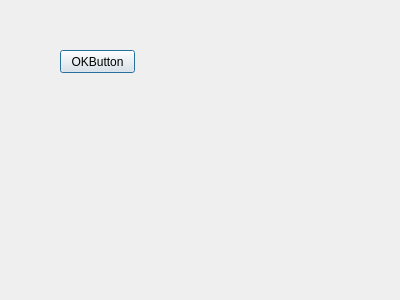
<?xml version="1.0" encoding="UTF-8"?>
<ui version="4.0">
 <class>mainDialog</class>
 <widget class="QDialog" name="mainDialog">
  <property name="geometry">
   <rect>
    <x>0</x>
    <y>0</y>
    <width>400</width>
    <height>300</height>
   </rect>
  </property>
  <property name="windowTitle">
   <string>控制端</string>
  </property>
  <widget class="QPushButton" name="okButton">
   <property name="geometry">
    <rect>
     <x>60</x>
     <y>50</y>
     <width>75</width>
     <height>23</height>
    </rect>
   </property>
   <property name="text">
    <string>OKButton</string>
   </property>
  </widget>
 </widget>
 <resources/>
 <connections/>
</ui>
